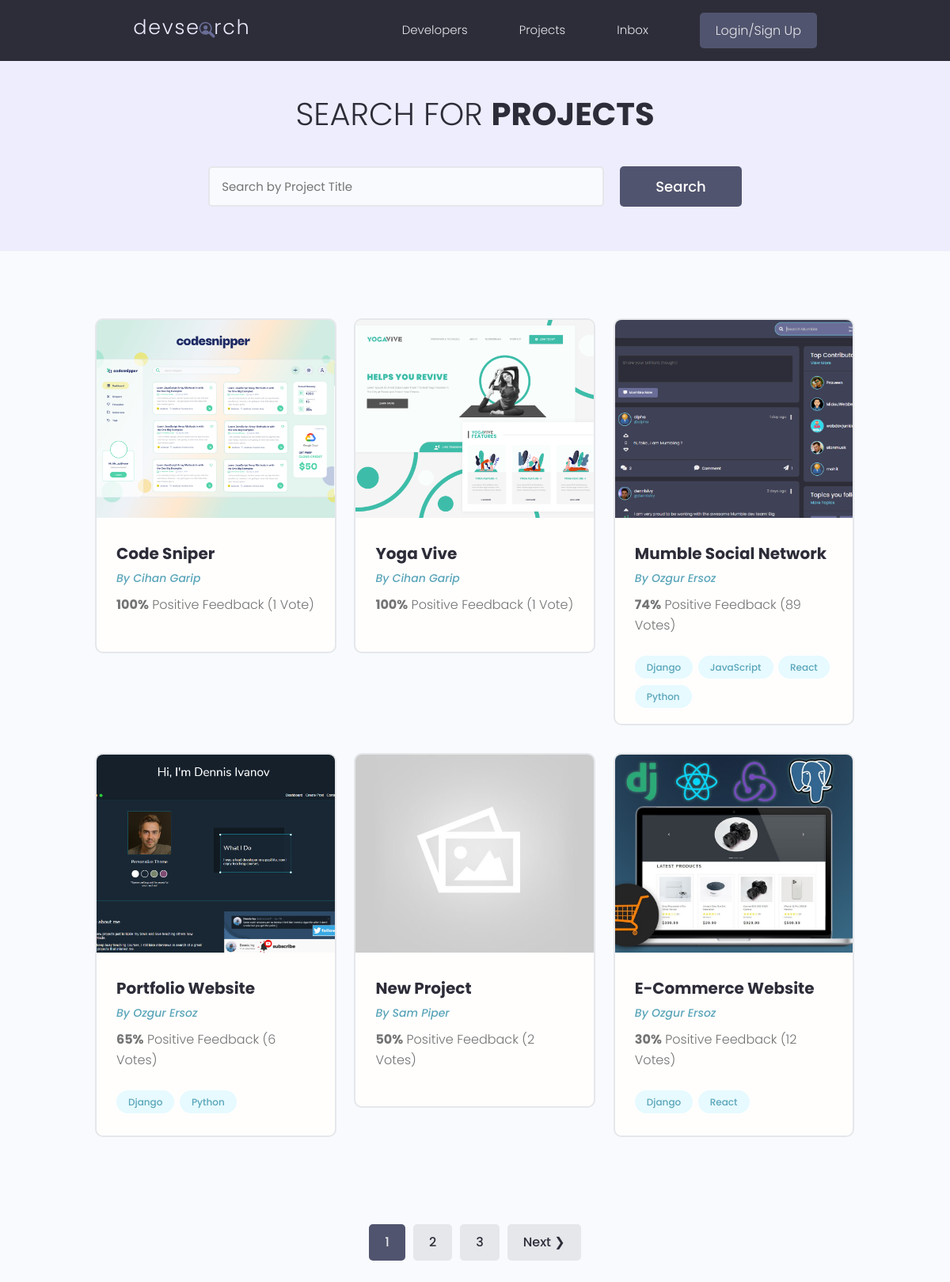
/projects/, run on the app's committed database.
### projects/models.py (models this page shows, shortened)
class Project(models.Model):
    owner = models.ForeignKey(Profile, on_delete=models.CASCADE, null=True, blank=True)
    title = models.CharField(max_length=200)
    description = models.TextField(null=True, blank=True)
    featured_image = models.ImageField(null=True, blank=True, default="default.jpg")
    demo_link = models.CharField(max_length=2000, null=True, blank=True)
    source_link = models.CharField(max_length=2000, null=True, blank=True)
    tags = models.ManyToManyField("Tag", blank=True)
    vote_total = models.IntegerField(default=0, null=True, blank=True)
    vote_ratio = models.IntegerField(default=0, null=True, blank=True)
    created = models.DateTimeField(auto_now_add=True)
    id = models.UUIDField(
        default=uuid.uuid4, unique=True, primary_key=True, editable=False
    )
    class Meta:
        ordering = ["-vote_ratio", "-vote_total", "title"]

class Tag(models.Model):
    name = models.CharField(max_length=200)
    created = models.DateTimeField(auto_now_add=True)
    id = models.UUIDField(
        default=uuid.uuid4, unique=True, primary_key=True, editable=False
    )
    def __str__(self):
        return self.name

### users/models.py (models this page shows, shortened)
class Profile(models.Model):
    user = models.OneToOneField(User, on_delete=models.CASCADE, null=True, blank=True)
    name = models.CharField(max_length=200, null=True, blank=True)
    username = models.CharField(max_length=200, null=True, blank=True)
    location = models.CharField(max_length=200, null=True, blank=True)
    email = models.EmailField(max_length=500, null=True, blank=True)
    short_intro = models.CharField(max_length=200, null=True, blank=True)
    bio = models.TextField(null=True, blank=True)
    profile_image = models.ImageField(
        null=True,
        blank=True,
        upload_to="profiles/",
        default="profiles/users-default.png",
    )
    social_github = models.CharField(max_length=200, null=True, blank=True)
    social_twitter = models.CharField(max_length=200, null=True, blank=True)
    social_linkedin = models.CharField(max_length=200, null=True, blank=True)
    social_youtube = models.CharField(max_length=200, null=True, blank=True)
    social_website = models.CharField(max_length=200, null=True, blank=True)
    id = models.UUIDField(
        default=uuid.uuid4, unique=True, primary_key=True, editable=False
    )

### projects/views.py (the view)
# urls.py: path("projects/", include("projects.urls")),
def projects(request):
    projects, search_query = search_projects(request)
    custom_range, projects = paginate_projects(request, projects, 6)
    context = {
        "projects": projects,
        "search_query": search_query,
        "custom_range": custom_range,
    }
    return render(
        request=request, template_name="projects/projects.html", context=context
    )

### projects/utils.py (called while the page is built)
def search_projects(request):
    search_query = ""
    if request.GET.get("search_query"):
        search_query = request.GET.get("search_query")
    tags = Tag.objects.filter(name__icontains=search_query)
    projects = Project.objects.distinct().filter(
        Q(title__icontains=search_query)
        | Q(description__icontains=search_query)
        | Q(owner__name__icontains=search_query)
        | Q(tags__in=tags)
    )
    return projects, search_query

def paginate_projects(request, projects, results):
    page = request.GET.get("page")
    paginator = Paginator(projects, results)
    try:
        projects = paginator.page(page)
    except PageNotAnInteger:
        page = 1
        projects = paginator.page(page)
    except EmptyPage:
        page = paginator.num_pages
        projects = paginator.page(page)
    left_index = int(page) - 4
    if left_index < 1:
        left_index = 1
    right_index = int(page) + 5
    if right_index > paginator.num_pages:
        right_index = paginator.num_pages + 1
    custom_range = range(left_index, right_index)
    return custom_range, projects

### projects/templates/projects/projects.html (shortened to what this page needs)
{% extends "main.html" %}
{% block content %}
  <main class="projects">
    <section class="hero-section text-center">
      <div class="container container--narrow">
        <div class="hero-section__box">
          <h2>
            Search for <span>Projects</span>
          </h2>
        </div>
        <div class="hero-section__search">
          <form id="searchForm"
                class="form"
                action="{% url 'projects' %}"
                method="get">
            <div class="form__field">
              <input class="input input--text"
                     id="formInput#search"
                     type="text"
                     name="search_query"
                     placeholder="Search by Project Title"
                     value="{{ search_query }}" />
            </div>
            <input class="btn btn--sub btn--lg" type="submit" value="Search" />
          </form>
        </div>
      </div>
    </section>
    <section class="projectsList">
      <div class="container">
        <div class="grid grid--three">
          {% for project in projects %}
            <div class="column">
              <div class="card project">
                <a href="{% url 'single-project' project.id %}" class="project">
                  <img class="project__thumbnail"
                       src="{{ project.featured_image.url }}"
                       alt="project thumbnail" />
                  <div class="card__body">
                    <h3 class="project__title">{{ project.title }}</h3>
                    <p>
                      <a class="project__author"
                         href="{% url 'user-profile' project.owner.id %}">By {{ project.owner.name }}</a>
                    </p>
                    <p class="project--rating">
                      <span style="font-weight: bold;">{{ project.vote_ratio }}%</span> Positive
                      Feedback ({{ project.vote_total }} Vote{{ project.vote_total|pluralize:"s" }})
                    </p>
                    <div class="project__tags">
                      {% for tag in project.tags.all %}
                        <span class="tag tag--pill tag--main">
                          <small>{{ tag }}</small>
                        </span>
                      {% endfor %}
                    </div>
                  </div>
                </a>
              </div>
            </div>
          {% endfor %}
        </div>
      </div>
    </section>
    {% include "pagination.html" with queryset=projects custom_range=custom_range %}
  </main>
{% endblock content %}

### static/styles/app.css (style rules this page uses)
:root { --color-sub: #2d2d39; }
.btn--sub { background-color: var(--color-sub-light); }
.card { border: 2px solid var(--color-light); }
img { width: 100%; }
.hero-section { height: 40vh; display: flex; align-items: center; background-color: var(--color-sub); }
.hero-section__box { margin-bottom: 4rem; }
.hero-section__box > h2, .hero-section__box > h2 > span { font-size: 4rem; color: var(--color-light); line-height: 1.3; text-transform: uppercase; }
.hero-section__box > h2 { font-weight: 300; }
.hero-section__box > h2 > span { font-weight: 700; }
.hero-section__search > .form { display: flex; align-items: center; justify-content: center; gap: 2rem; }
.hero-section__search > .form input.input--text { width: 50rem; }
.project__author { font-size: 1.4rem; font-style: italic; }
.project--rating { margin-bottom: 1.6em; margin-top: .5em; }
.projects > .hero-section { background: var(--color-sub-lighter); height: 30vh; }
.projects .hero-section__box { margin-bottom: 2.5rem; }
.projects .hero-section__box > h2 { color: var(--color-sub); }
.projects .hero-section__box > h2 > span { font-weight: 700; color: var(--color-sub); }
.projectsList { margin-top: 8rem; }
.project__thumbnail { height: 25rem; object-fit: cover; object-position: top center; }
.project__title { font-size: 2rem; font-weight: 700; color: var(--color-sub); }

### static/uikit/styles/modules/_variables.css (style rules this page uses)
:root { --color-main: #5aa5b9; --color-main-light: #e6faff; --color-sub: #3f4156; --color-sub-light: #51546e; --color-sub-lighter: #ededfd; --color-text: #737373; --color-gray: #8b8b8b; --color-light: #e5e7eb; --color-light-gray: #767676; --color-bg: #f8fafd; --color-white: #fffefd; --color-white-light: #f3f3f3; --color-success: #359e64; --color-success-bg: #def8e8; --color-error: #fc4b0b; --color-error-bg: #fff2ee; --font-base: 'Poppins', arial, helvetica, 'Segoe UI', roboto, ubuntu, sans-serif; --font-monospace: 'Fira Code', 'Courier New', courier, monospace; --font-regular: 300; --font-medium: 500; --font-bold: 700; --generic-shadow: 1px 1px 5px #00000010; --generic-transition: all 0.3s ease-in-out; }

### static/uikit/styles/modules/_base.css (style rules this page uses)
* { margin: 0; padding: 0; box-sizing: border-box; text-rendering: optimizeLegibility; color: inherit; font-size: inherit; }
html { font-size: 50%; }
@media only screen and (min-width: 480px) { html { font-size: 56.25%; } }
@media only screen and (min-width: 1200px) { html { font-size: 62.5%; } }
body { line-height: 1.6; font-weight: 400; font-size: 1.5rem; color: var(--color-text); background-color: var(--color-bg); min-height: 100vh; }

### static/uikit/styles/modules/_typography.css (style rules this page uses)
* { font-family: var(--font-base); }
h2 { font-size: 3.6rem; font-weight: var(--font-bold); }
h3 { font-size: 3.2rem; font-weight: var(--font-medium); }
p, span, strong { font-size: 1.6rem; color: var(--color-text); font-weight: var(--font-regular); }
a { padding-bottom: 2px; text-decoration: none; display: inline-block; color: var(--color-main); font-weight: var(--font-medium); }

### static/uikit/styles/modules/_utilities.css (style rules this page uses)
.container { width: 92%; max-width: 165rem; margin: 0 auto; box-sizing: border-box; }
.container--narrow { width: 92%; max-width: 120rem; }
@media screen and (min-width: 1000px) { .container { width: 90%; } }
@media screen and (min-width: 1000px) { .container--narrow { width: 85%; } }
@media screen and (min-width: 1200px) { .container { width: 80%; } }
@media screen and (min-width: 1200px) { .container--narrow { width: 72%; } }
.text-center { text-align: center; }

### static/uikit/styles/modules/_button.css (style rules this page uses)
.btn { display: inline-block; position: relative; cursor: pointer; background-color: var(--color-light); font-weight: var(--font-medium); color: var(--color-sub); text-decoration: none; padding: 1rem 2rem; border-radius: 0.5rem; border: none; width: -webkit-fit-content; width: -moz-fit-content; width: fit-content; height: -webkit-fit-content; height: -moz-fit-content; height: fit-content; font-size: 1.6rem; outline-width: 0; outline-color: transparent; -webkit-backface-visibility: hidden; backface-visibility: hidden; transition: all 0.3s ease-in-out; }
.btn--sub { background-color: var(--color-sub); color: var(--color-white); }
.btn--lg { font-size: 1.8rem; padding: 1.2rem 4.5rem; }

### static/uikit/styles/modules/_card.css (style rules this page uses)
.card { border-radius: 1rem; background-color: var(--color-white); border: 1.5px solid var(--color-light); width: auto; height: auto; margin-top: 0.5rem; margin-bottom: 0.5rem; overflow: hidden; }
.card__body, .card__header { padding: 2rem 2.5rem; }

### data on the page
Project: featured_image (picture), title "Code Sniper", owner.name "Cihan Garip", vote_ratio "100", vote_total "1"
Project: featured_image (picture), title "Yoga Vive", owner.name "Cihan Garip", vote_ratio "100", vote_total "1"
Project: featured_image (picture), title "Mumble Social Network", owner.name "Ozgur Ersoz", vote_ratio "74", vote_total "89"
Tag: name "Django"
Tag: name "JavaScript"
Tag: name "React"
Tag: name "Python"
Project: featured_image (picture), title "Portfolio Website", owner.name "Ozgur Ersoz", vote_ratio "65", vote_total "6"
Project: featured_image (placeholder picture), title "New Project", owner.name "Sam Piper", vote_ratio "50", vote_total "2"
Project: featured_image (picture), title "E-Commerce Website", owner.name "Ozgur Ersoz", vote_ratio "30", vote_total "12"

### other printed values
{{ page }} "1"
{{ page }} "2" "3"
